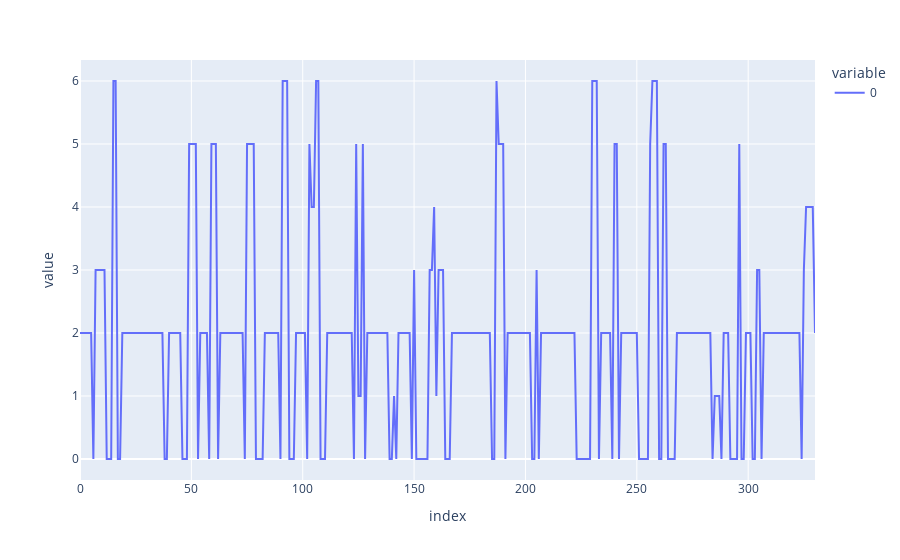
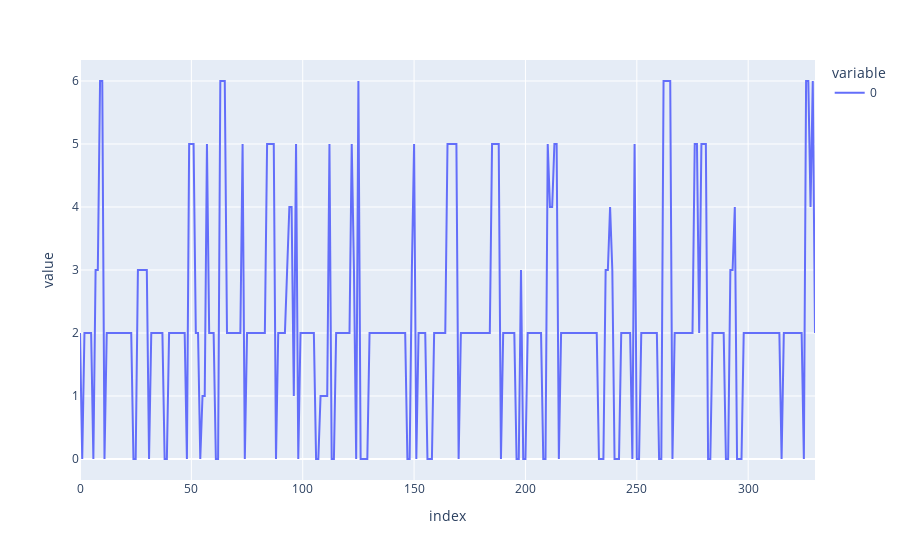
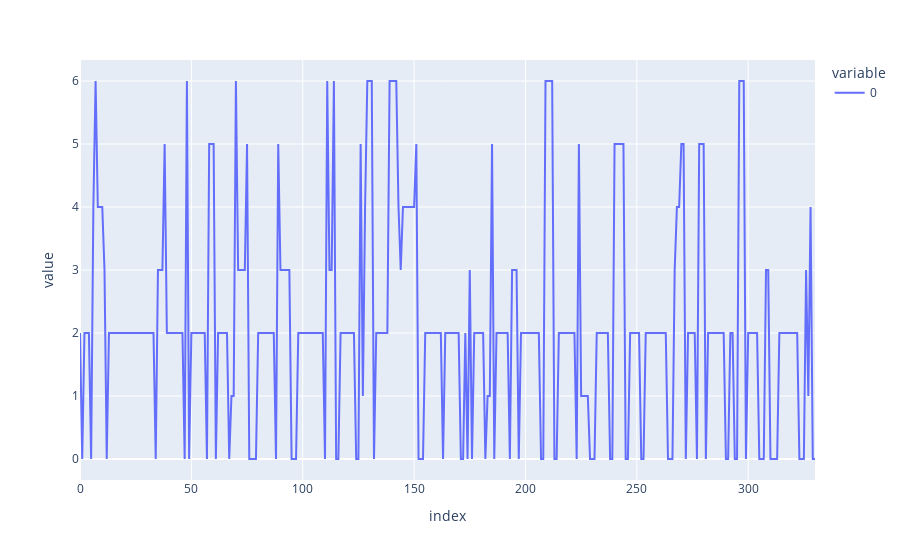
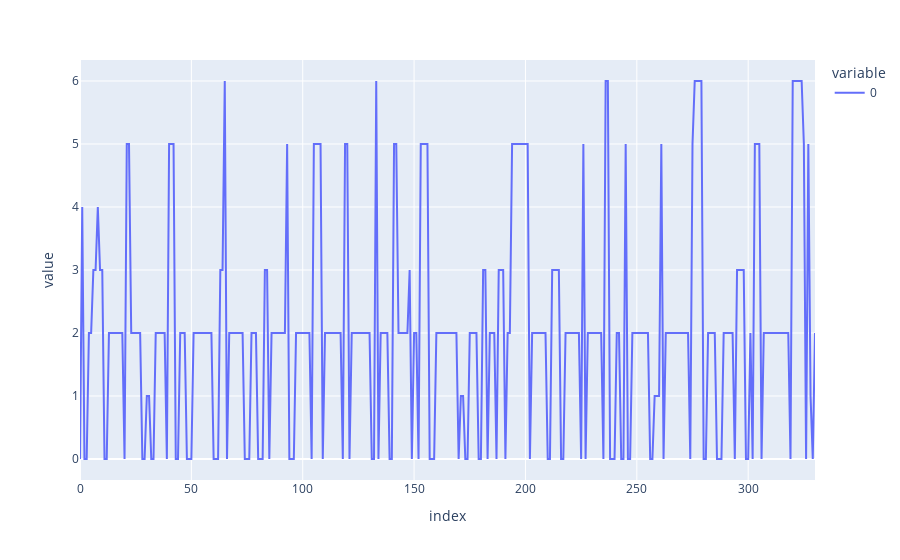

Notebook cell for these charts, in order:
### Code cell
import plotly.express as px
for i in range(5):
    fig = px.line(states[(i*330):(i*330+331)])
    fig.show()

### Figure 1 — Plotly figure (JSON) as saved in the notebook; plotly's stock layout.template omitted (floating-point values rounded to 4 significant figures; data arrays with more than 128 entries replaced by an {"elided": "..."} marker saying what was removed)
{"data": [{"hovertemplate": "variable=0<br>index=%{x}<br>value=%{y}<extra></extra>", "legendgroup": "0", "line": {"color": "#636efa", "dash": "solid"}, "marker": {"symbol": "circle"}, "mode": "lines", "name": "0", "orientation": "v", "showlegend": true, "type": "scatter", "x": {"elided": "331 int values"}, "xaxis": "x", "y": {"elided": "331 int values"}, "yaxis": "y"}], "layout": {"legend": {"title": {"text": "variable"}, "tracegroupgap": 0}, "margin": {"t": 60}, "xaxis": {"anchor": "y", "domain": [0, 1], "title": {"text": "index"}}, "yaxis": {"anchor": "x", "domain": [0, 1], "title": {"text": "value"}}}}

### Figure 2 — Plotly figure (JSON) as saved in the notebook; plotly's stock layout.template omitted (floating-point values rounded to 4 significant figures; data arrays with more than 128 entries replaced by an {"elided": "..."} marker saying what was removed)
{"data": [{"hovertemplate": "variable=0<br>index=%{x}<br>value=%{y}<extra></extra>", "legendgroup": "0", "line": {"color": "#636efa", "dash": "solid"}, "marker": {"symbol": "circle"}, "mode": "lines", "name": "0", "orientation": "v", "showlegend": true, "type": "scatter", "x": {"elided": "331 int values"}, "xaxis": "x", "y": {"elided": "331 int values"}, "yaxis": "y"}], "layout": {"legend": {"title": {"text": "variable"}, "tracegroupgap": 0}, "margin": {"t": 60}, "xaxis": {"anchor": "y", "domain": [0, 1], "title": {"text": "index"}}, "yaxis": {"anchor": "x", "domain": [0, 1], "title": {"text": "value"}}}}

### Figure 3 — Plotly figure (JSON) as saved in the notebook; plotly's stock layout.template omitted (floating-point values rounded to 4 significant figures; data arrays with more than 128 entries replaced by an {"elided": "..."} marker saying what was removed)
{"data": [{"hovertemplate": "variable=0<br>index=%{x}<br>value=%{y}<extra></extra>", "legendgroup": "0", "line": {"color": "#636efa", "dash": "solid"}, "marker": {"symbol": "circle"}, "mode": "lines", "name": "0", "orientation": "v", "showlegend": true, "type": "scatter", "x": {"elided": "331 int values"}, "xaxis": "x", "y": {"elided": "331 int values"}, "yaxis": "y"}], "layout": {"legend": {"title": {"text": "variable"}, "tracegroupgap": 0}, "margin": {"t": 60}, "xaxis": {"anchor": "y", "domain": [0, 1], "title": {"text": "index"}}, "yaxis": {"anchor": "x", "domain": [0, 1], "title": {"text": "value"}}}}

### Figure 4 — Plotly figure (JSON) as saved in the notebook; plotly's stock layout.template omitted (floating-point values rounded to 4 significant figures; data arrays with more than 128 entries replaced by an {"elided": "..."} marker saying what was removed)
{"data": [{"hovertemplate": "variable=0<br>index=%{x}<br>value=%{y}<extra></extra>", "legendgroup": "0", "line": {"color": "#636efa", "dash": "solid"}, "marker": {"symbol": "circle"}, "mode": "lines", "name": "0", "orientation": "v", "showlegend": true, "type": "scatter", "x": {"elided": "331 int values"}, "xaxis": "x", "y": {"elided": "331 int values"}, "yaxis": "y"}], "layout": {"legend": {"title": {"text": "variable"}, "tracegroupgap": 0}, "margin": {"t": 60}, "xaxis": {"anchor": "y", "domain": [0, 1], "title": {"text": "index"}}, "yaxis": {"anchor": "x", "domain": [0, 1], "title": {"text": "value"}}}}
